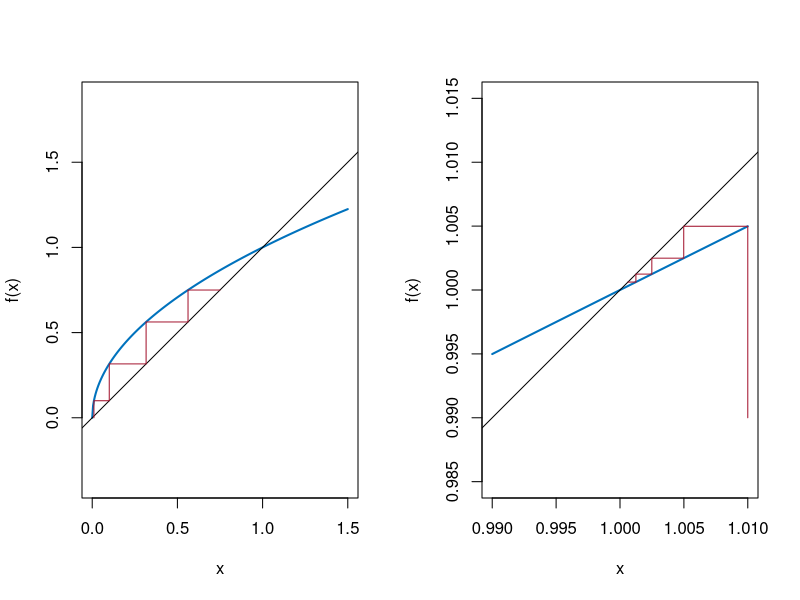

Reproduce this figure in R.
# Fig. 1.27: Steady states of x_{n+1} = sqrt(x_n) (book, Section 1.4, Eq. 1.31)
# left: start at 0.01 near the unstable state 0;  right: start at 1.01 near the stable state 1
# (c) 2026 Philipp Kügler · Program for the book "Dynamical Systems in the Life Sciences" · MIT License (see LICENSE)
treppe <- function(x, unten = 0) {      # points of the staircase: vertically to the graph, horizontally to the diagonal
  px <- x[1]; py <- unten
  for (k in 1:(length(x) - 1)) { px <- c(px, x[k], x[k + 1]); py <- c(py, x[k + 1], x[k + 1]) }
  list(x = px, y = py)
}
N <- 4
par(mfrow = c(1, 2))
for (p in 1:2) {
  x0 <- c(0.01, 1.01)[p]; lo <- c(0, 0.99)[p]; hi <- c(1.5, 1.01)[p]
  x <- numeric(N + 1); x[1] <- x0
  for (k in 1:N) x[k + 1] <- sqrt(x[k])
  cat(sprintf("x_0 = %g:", x0), sprintf("%.5f", x), "\n")
  xx <- seq(lo, hi, length.out = 300)
  plot(xx, sqrt(xx), type = "l", col = rgb(0, 0.447, 0.741), lwd = 2, asp = 1, xlim = c(lo, hi), ylim = c(lo, hi),
       xlab = "x", ylab = "f(x)")
  abline(0, 1)
  lines(treppe(x, lo), col = rgb(0.64, 0.08, 0.18))
}
cat("f'(x) = 1/(2 sqrt(x)):  f'(1) = 0.5 < 1 (stable), f'(x) -> infinity for x -> 0 (unstable)\n")
